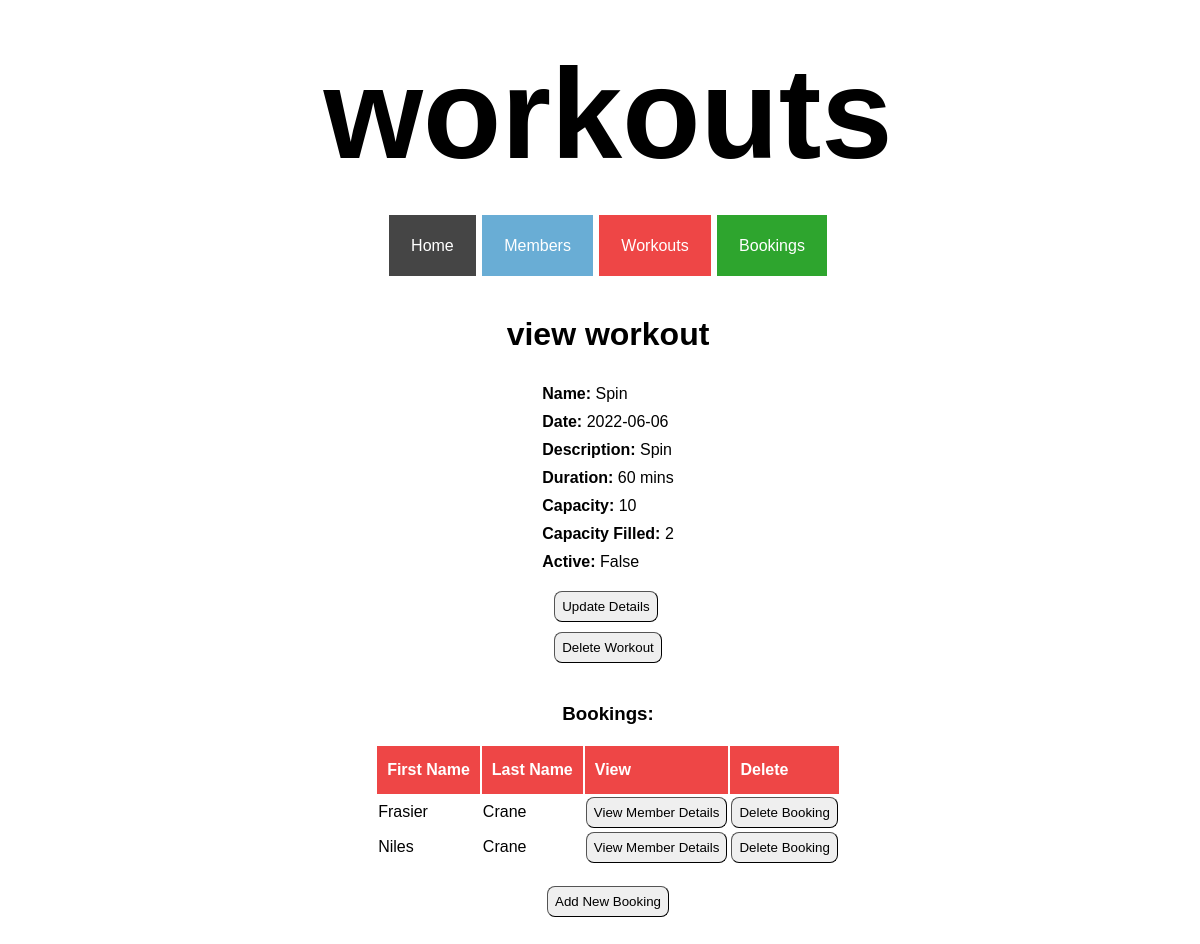
The page /workouts/1 on the database as committed earlier.
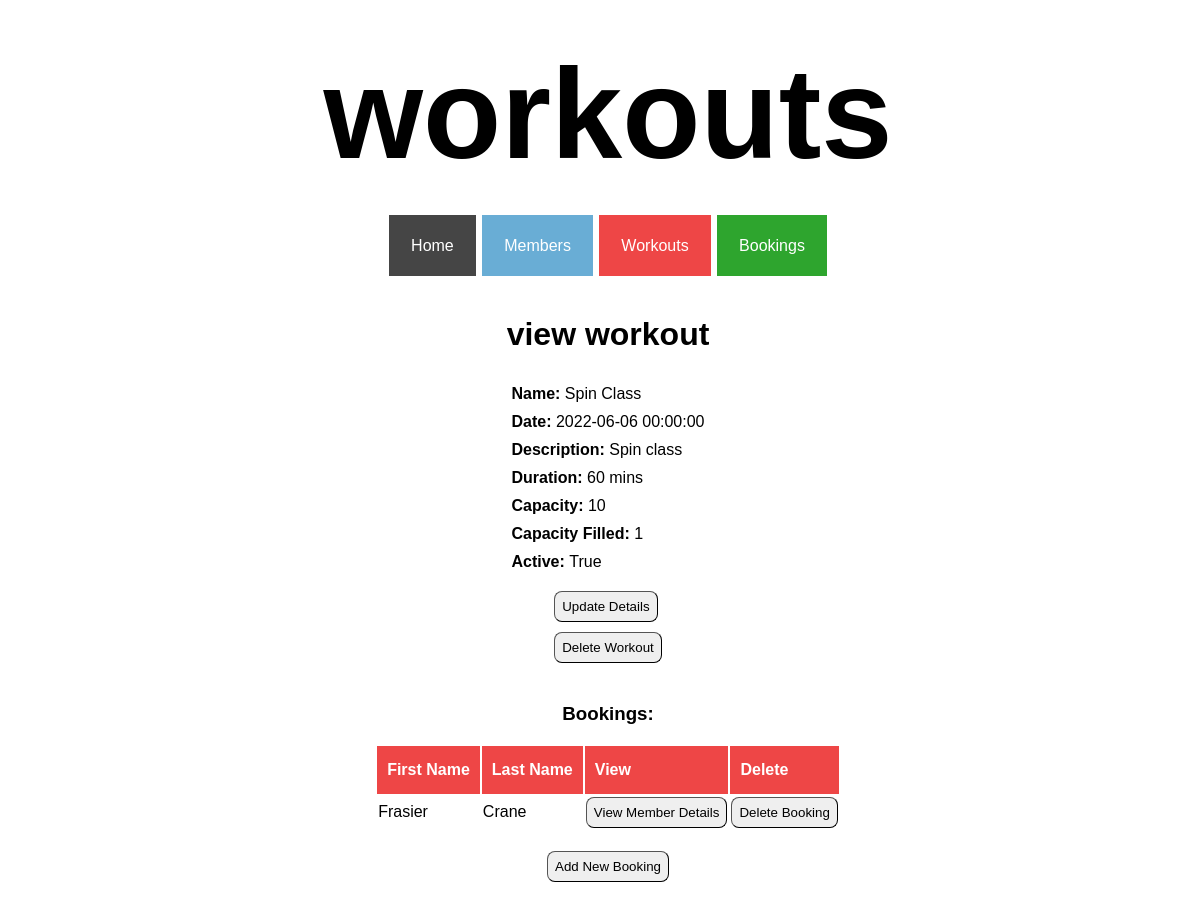
The same page on the database as committed later.
### tables this page shows
CREATE TABLE workouts (
    id INTEGER PRIMARY KEY AUTOINCREMENT,
    name VARCHAR,
    date DATE,
    description TEXT,
    duration INTEGER,
    capacity INTEGER,
    capacity_filled INTEGER,
    active BOOLEAN
);

CREATE TABLE members (
    id INTEGER PRIMARY KEY AUTOINCREMENT,
    first_name VARCHAR,
    last_name VARCHAR,
    dob DATE,
    active BOOLEAN
);

### controllers/workout_controller.py (the view)
@workouts_blueprint.route("/workouts/<id>")
def workout_show(id):
    route_name = "workouts"
    workout = workout_repository.select(id)
    bookings = workout_repository.get_bookings(workout)
    return render_template("workouts/show.html", route_name=route_name, workout=workout, bookings=bookings)

### db/run_sql.py (called while the page is built)
def get_db():
    path = os.path.dirname(os.path.abspath(__file__))
    db = os.path.join(path, "gym_db.db")
    conn = sqlite3.connect(db)
    conn.execute("PRAGMA foreign_keys = 1")
    conn.row_factory = sqlite3.Row
    return conn

def run_sql(sql, values = []):
    db = get_db()
    cursor = db.cursor()
    cursor.execute(sql, values)
    results = cursor.fetchall()
    db.commit()
    db.close()
    return results

### repositories/member_repository.py (called while the page is built)
def select(id):
    member = None
    sql = "SELECT * FROM members WHERE id = ?"
    values = [id]
    result = run_sql(sql, values)[0]
    if result is not None:
        active = True if result['active'] == 1 else False
        member = Member(result['first_name'], result['last_name'], result['dob'], active, result['id'])
    return member

### repositories/workout_repository.py (called while the page is built)
def select(id):
    workout = None
    sql = "SELECT * FROM workouts where id = ?"
    values = [id]
    result = run_sql(sql, values)[0]
    if result is not None:
        active = True if result['active'] == 1 else False
        workout = Workout(result['name'], result['date'], result['description'], result['duration'], result['capacity'], result['capacity_filled'], active, result['id'])
    return workout

### templates/workouts/show.html
{% extends 'base.html' %}
{% block content %}
<div class="show_page_container">
<h1>view workout</h1>
<div class="show_page_top_details">
    <div><b>Name: </b> {{workout.name}}</div>
    <div><b>Date: </b> {{workout.date}}</div>
    <div><b>Description: </b> {{workout.description}}</div>
    <div><b>Duration: </b> {{workout.duration}} mins</div>
    <div><b>Capacity: </b> {{workout.capacity}}</div>
    <div><b>Capacity Filled: </b> {{workout.capacity_filled}}</div>
    <div><b>Active: </b>{{workout.active}}</div>
</div>
<div id="show_page_top_buttons">
<button class="show_page_button"><a class="show_page_link" href="/workouts/{{workout.id}}/update">Update Details</a></button>
<form action="/workouts/{{workout.id}}/delete" method="POST"><button class="show_page_button">Delete Workout</button></form>
</div>
<h3 class="bookings_header">Bookings:</h3>
<table class="show_page_table">
    <tr class="show_page_table_headers" id="show_page_table_headers_workouts">
        <th>First Name</th>
        <th>Last Name</th>
        <th>View</th>
        <th>Delete</th>
    </tr>
    {% for booking in bookings %}
    <tr>
        <td>{{booking.member.first_name}}</td>
        <td>{{booking.member.last_name}}</td>
        <td>
            <button class="show_page_button" id="show_page_view_button">
                <a class="show_page_link" href="/members/{{booking.member.id}}">View Member Details</a>
            </button>
        </td>
        <td>
            <form action="/bookings/workout/{{booking.id}}/delete" method="POST">
                <button class="show_page_button">Delete Booking</button>
            </form>
        </td>
    </tr>
    {% endfor %}
</table>
<button class="show_page_button" id="show_page_bottom_button">
    <a class="show_page_link" href="/bookings/create/workout/{{workout.id}}">Add New Booking</a>
</button>
{% endblock %}

Rows that differ between the two databases and show on the page:
no longer on this page (row unchanged): members: member.first_name "Niles", member.last_name "Crane"
changed workouts: name "Spin" → "Spin Class"; date "2022-06-06" → "2022-06-06 00:00:00"; description "Spin" → "Spin class"; capacity_filled "2" → "1"; active "False" → "True"
Other text that changed with them:
list line gone: "View Member Details Delete Booking"
